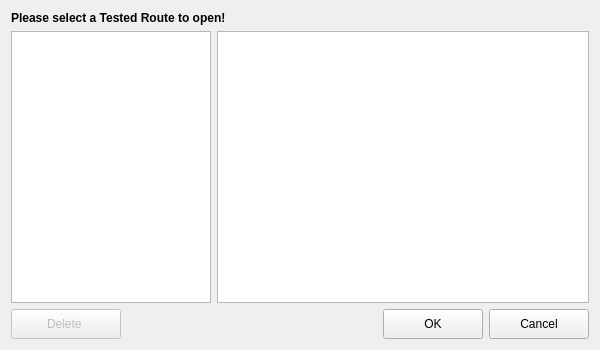
<?xml version="1.0" encoding="UTF-8"?>
<ui version="4.0">
 <class>openDefaut_tested_dialog</class>
 <widget class="QDialog" name="openDefaut_tested_dialog">
  <property name="geometry">
   <rect>
    <x>0</x>
    <y>0</y>
    <width>600</width>
    <height>350</height>
   </rect>
  </property>
  <property name="windowTitle">
   <string>Open Test</string>
  </property>
  <layout class="QVBoxLayout" name="verticalLayout">
   <item>
    <widget class="QLabel" name="label">
     <property name="font">
      <font>
       <family>Arial</family>
       <weight>75</weight>
       <bold>true</bold>
      </font>
     </property>
     <property name="text">
      <string>Please select a Tested Route to open!</string>
     </property>
    </widget>
   </item>
   <item>
    <layout class="QHBoxLayout" name="horizontalLayout_2">
     <item>
      <widget class="QTreeWidget" name="gp_treeWidget">
       <property name="minimumSize">
        <size>
         <width>200</width>
         <height>0</height>
        </size>
       </property>
       <property name="maximumSize">
        <size>
         <width>200</width>
         <height>16777215</height>
        </size>
       </property>
       <attribute name="headerVisible">
        <bool>false</bool>
       </attribute>
       <column>
        <property name="text">
         <string notr="true">1</string>
        </property>
       </column>
      </widget>
     </item>
     <item>
      <widget class="QTableWidget" name="route_tableWidget">
       <property name="editTriggers">
        <set>QAbstractItemView::NoEditTriggers</set>
       </property>
       <property name="selectionMode">
        <enum>QAbstractItemView::SingleSelection</enum>
       </property>
       <property name="selectionBehavior">
        <enum>QAbstractItemView::SelectRows</enum>
       </property>
       <attribute name="horizontalHeaderVisible">
        <bool>false</bool>
       </attribute>
       <attribute name="horizontalHeaderDefaultSectionSize">
        <number>400</number>
       </attribute>
       <attribute name="horizontalHeaderStretchLastSection">
        <bool>true</bool>
       </attribute>
      </widget>
     </item>
    </layout>
   </item>
   <item>
    <layout class="QHBoxLayout" name="horizontalLayout">
     <item>
      <widget class="QPushButton" name="pushButton_del">
       <property name="enabled">
        <bool>false</bool>
       </property>
       <property name="minimumSize">
        <size>
         <width>110</width>
         <height>30</height>
        </size>
       </property>
       <property name="maximumSize">
        <size>
         <width>110</width>
         <height>30</height>
        </size>
       </property>
       <property name="text">
        <string>Delete </string>
       </property>
      </widget>
     </item>
     <item>
      <widget class="QLabel" name="warning_lab">
       <property name="styleSheet">
        <string notr="true">color: rgb(255, 0, 0);</string>
       </property>
       <property name="text">
        <string/>
       </property>
      </widget>
     </item>
     <item>
      <spacer name="horizontalSpacer">
       <property name="orientation">
        <enum>Qt::Horizontal</enum>
       </property>
       <property name="sizeHint" stdset="0">
        <size>
         <width>40</width>
         <height>20</height>
        </size>
       </property>
      </spacer>
     </item>
     <item>
      <widget class="QPushButton" name="pushButton">
       <property name="enabled">
        <bool>true</bool>
       </property>
       <property name="minimumSize">
        <size>
         <width>100</width>
         <height>30</height>
        </size>
       </property>
       <property name="maximumSize">
        <size>
         <width>100</width>
         <height>30</height>
        </size>
       </property>
       <property name="text">
        <string>OK</string>
       </property>
       <property name="shortcut">
        <string>F9</string>
       </property>
      </widget>
     </item>
     <item>
      <widget class="QPushButton" name="pushButton_2">
       <property name="minimumSize">
        <size>
         <width>100</width>
         <height>30</height>
        </size>
       </property>
       <property name="maximumSize">
        <size>
         <width>100</width>
         <height>30</height>
        </size>
       </property>
       <property name="text">
        <string>Cancel</string>
       </property>
       <property name="shortcut">
        <string>F10</string>
       </property>
      </widget>
     </item>
    </layout>
   </item>
  </layout>
 </widget>
 <resources/>
 <connections/>
</ui>
